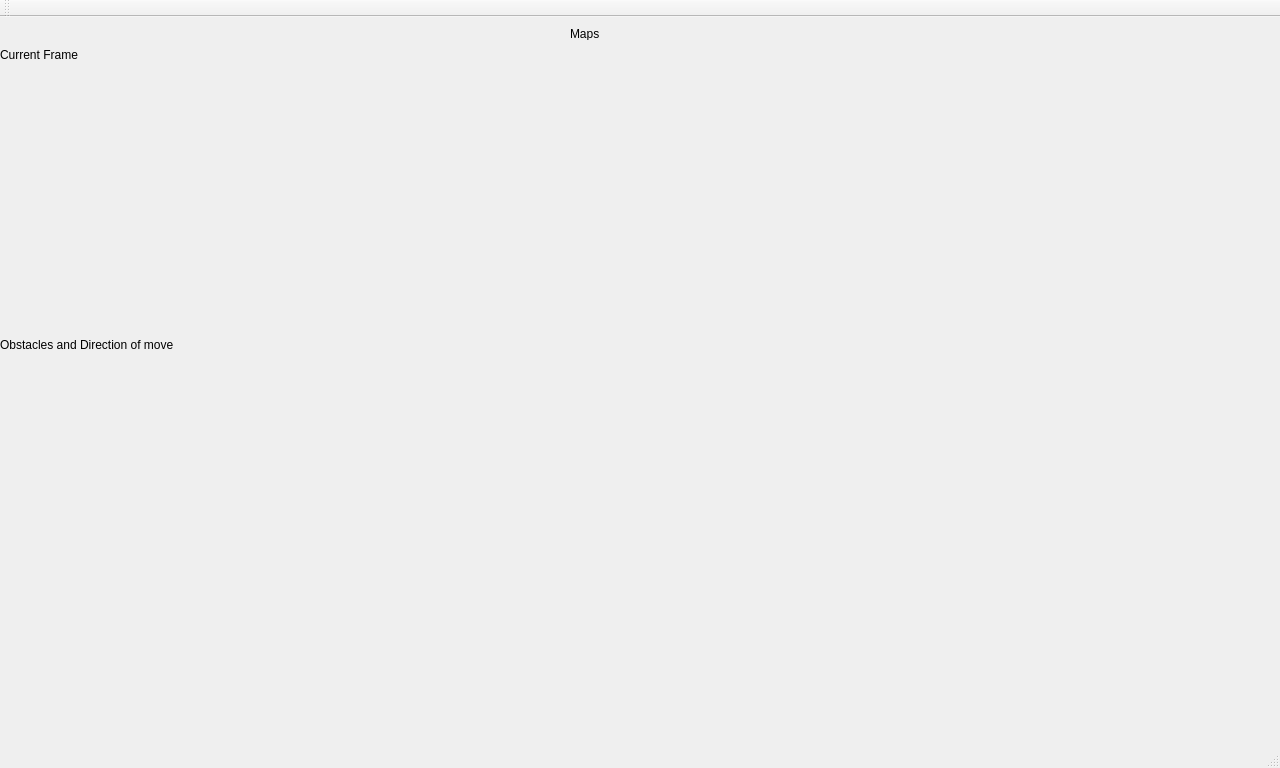
<?xml version="1.0" encoding="UTF-8"?>
<ui version="4.0">
 <class>SlamClass</class>
 <widget class="QMainWindow" name="SlamClass">
  <property name="geometry">
   <rect>
    <x>0</x>
    <y>0</y>
    <width>1280</width>
    <height>768</height>
   </rect>
  </property>
  <property name="windowTitle">
   <string>Slam</string>
  </property>
  <widget class="QWidget" name="centralWidget">
   <widget class="QLabel" name="frame_Current">
    <property name="geometry">
     <rect>
      <x>0</x>
      <y>50</y>
      <width>320</width>
      <height>240</height>
     </rect>
    </property>
    <property name="text">
     <string/>
    </property>
   </widget>
   <widget class="QLabel" name="frame_Obstacles_DirMove">
    <property name="geometry">
     <rect>
      <x>0</x>
      <y>350</y>
      <width>320</width>
      <height>240</height>
     </rect>
    </property>
    <property name="text">
     <string/>
    </property>
   </widget>
   <widget class="QLabel" name="frame_Maps">
    <property name="geometry">
     <rect>
      <x>570</x>
      <y>90</y>
      <width>640</width>
      <height>480</height>
     </rect>
    </property>
    <property name="text">
     <string/>
    </property>
   </widget>
   <widget class="QLabel" name="label_CurrentFrame">
    <property name="geometry">
     <rect>
      <x>0</x>
      <y>30</y>
      <width>91</width>
      <height>16</height>
     </rect>
    </property>
    <property name="text">
     <string>Current Frame</string>
    </property>
   </widget>
   <widget class="QLabel" name="label_Obstacles_DirMove">
    <property name="geometry">
     <rect>
      <x>0</x>
      <y>320</y>
      <width>181</width>
      <height>16</height>
     </rect>
    </property>
    <property name="text">
     <string>Obstacles and Direction of move</string>
    </property>
   </widget>
   <widget class="QLabel" name="label_Maps">
    <property name="geometry">
     <rect>
      <x>570</x>
      <y>10</y>
      <width>47</width>
      <height>13</height>
     </rect>
    </property>
    <property name="text">
     <string>Maps</string>
    </property>
   </widget>
  </widget>
  <widget class="QMenuBar" name="menuBar">
   <property name="geometry">
    <rect>
     <x>0</x>
     <y>0</y>
     <width>1280</width>
     <height>21</height>
    </rect>
   </property>
  </widget>
  <widget class="QToolBar" name="mainToolBar">
   <attribute name="toolBarArea">
    <enum>TopToolBarArea</enum>
   </attribute>
   <attribute name="toolBarBreak">
    <bool>false</bool>
   </attribute>
  </widget>
  <widget class="QStatusBar" name="statusBar"/>
 </widget>
 <layoutdefault spacing="6" margin="11"/>
 <resources>
  <include location="slam.qrc"/>
 </resources>
 <connections/>
</ui>
